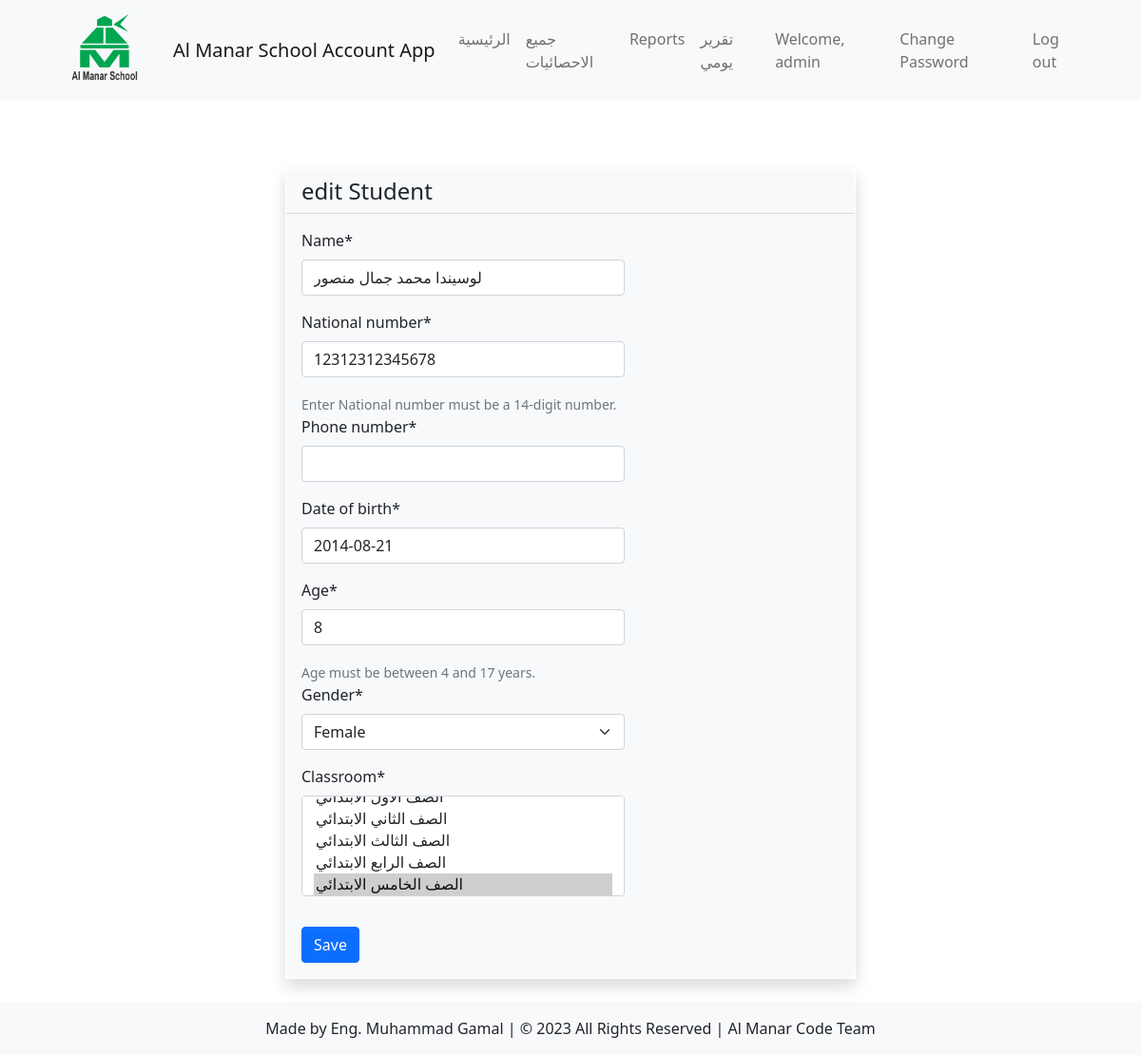
The page /students/edit_student/1/ (signed in) on the database as committed earlier.
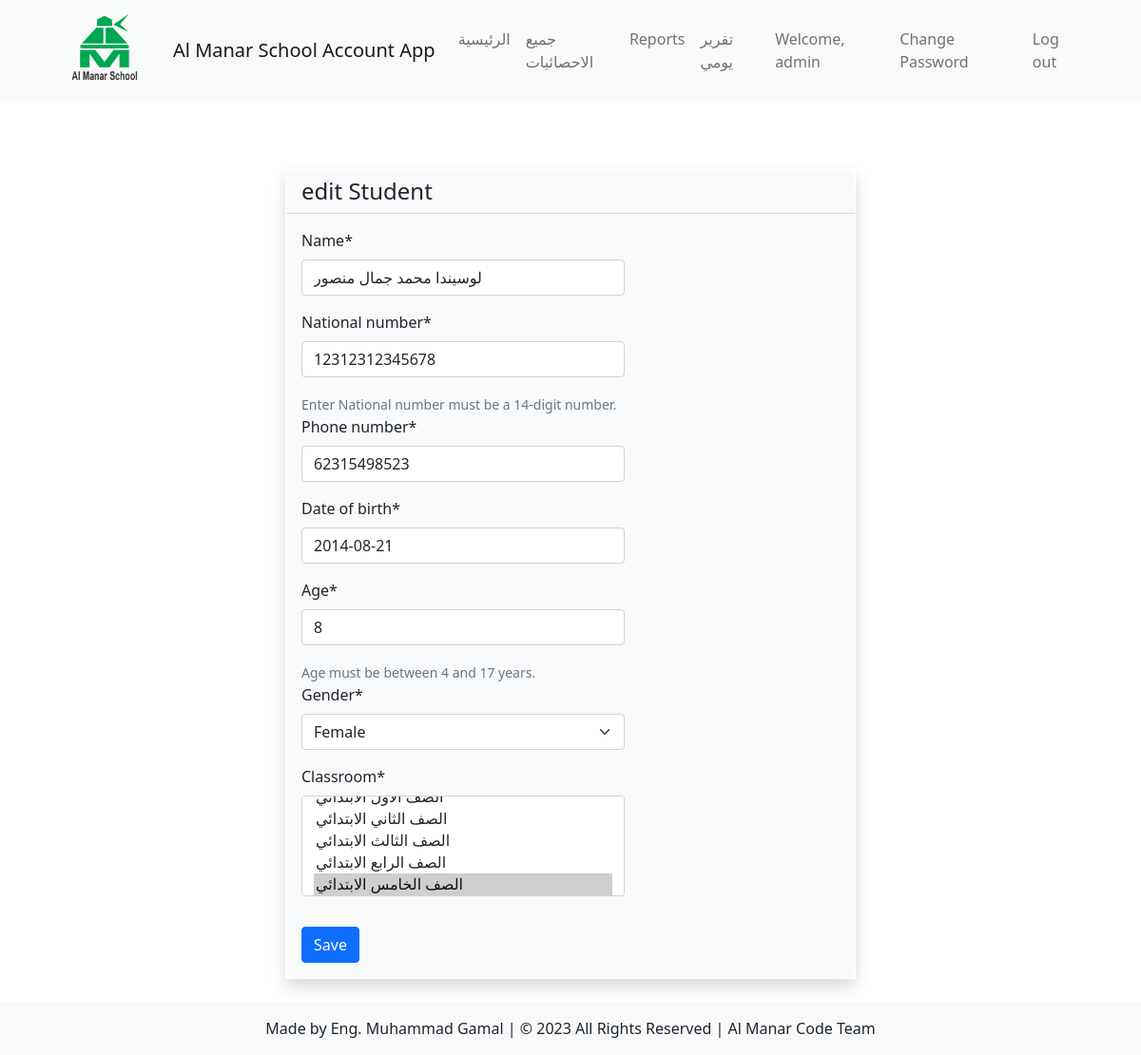
The same page on the database as committed later.
### students/models.py (models this page shows, shortened)
class Student(models.Model):
    GENDER_CHOICES = (
        ('', '---------'),
        ('M', 'Male'),
        ('F', 'Female'),
    )
    DISCOUNT_CHOICES = (
        ('NONE', 'No Discount'),
        ('CHAIRMAN', 'Chairman of the Board Discount'),
        ('VICE_CHAIRMAN', 'Vice Chairman of the Board Discount'),
        ('EMPLOYEE_CHILD', 'Employee Child Discount'),
        ('ARMED_FORCES', 'Armed Forces Discount'),
    )
    name = models.CharField(max_length=50)
    national_number = models.IntegerField(unique=True)
    age = models.IntegerField()
    gender = models.CharField(max_length=1, choices=GENDER_CHOICES)
    date_of_birth = models.DateField()
    academic_year = models.ForeignKey(AcademicYear, on_delete=models.CASCADE, default=timezone.now, null=True, blank=True)
    classroom = models.ManyToManyField(Classroom)
    total_payments = models.DecimalField(max_digits=8, decimal_places=2, default=0, null=True, blank=True)
    total_owed = models.DecimalField(max_digits=8, decimal_places=2, default=0, null=True, blank=True)
    phone_number = models.CharField(max_length=20, default='')
    discount = models.CharField(max_length=20, choices=DISCOUNT_CHOICES, default='NONE')

### students/views.py (the view)
# urls.py: path('edit_student/<int:pk>/', views.edit_student, name='edit_student'),
@never_cache
@login_required
def edit_student(request, pk):
    student = get_object_or_404(Student, pk=pk)
    if request.method == 'POST':
        form = Student_edit_Form(request.POST, instance=student)
        if form.is_valid():
            form.save()
            messages.success(request, 'Student information updated successfully!')
            return redirect('students:student_list')
    else:
        form = Student_edit_Form(instance=student)
    context = {
        'form': form,
        'title': 'Edit Student',
    }
    return render(request, 'students/edit_student_form.html', context)

### students/forms.py
class Student_edit_Form(forms.ModelForm):
    class Meta:
        model = Student
        fields = ['name', 'national_number', 'phone_number', 'gender', 'age', 'date_of_birth', 'classroom']

### students/models.py (called while the page is built)
    def __str__(self):
        return self.name

### students/templates/students/edit_student_form.html (shortened to what this page needs)
{% extends 'students/base/administration_navbar.html' %}
{% load crispy_forms_tags %}
{% block content %}
      <div class="container mt-5">
        <div class="row justify-content-center">
          <div class="col-md-8">
            <div class="card border-white rounded-0 shadow">
              <div class="card-header bg-light rounded-top">
                <h4 class="mb-0">edit Student</h4>
              </div>
              <div class="card-body bg-light rounded-bottom">
                <form method="post" novalidate style="width: 60%;">
                  <div class="form-group">
                    {{ form.name|as_crispy_field }}
                  </div>
                  <div class="form-group">
                    {{ form.national_number|as_crispy_field }}
                    <small class="form-text text-muted">
                      Enter National number must be a 14-digit number.
                    </small>
                  </div>
                  <div class="form-group">
                    {{ form.phone_number|as_crispy_field }}
                  </div>
                  <div class="form-group">
                    {{ form.date_of_birth|as_crispy_field }}
                  </div>
                  <div class="form-group">
                    {{ form.age|as_crispy_field }}
                    <small class="form-text text-muted">
                      Age must be between 4 and 17 years.
                    </small>
                  </div>
                  <div class="form-group">
                    {{ form.gender|as_crispy_field }}
                  </div>
                  <div class="form-group">
                    {{ form.classroom|as_crispy_field }}
                  </div>
                  <div class="form-group text-right">
                    <button type="submit" class="btn btn-primary mt-3 my-btn" >Save</button>
                  </div>
                </form>
              </div>
            </div>
          </div>
        </div>
      </div>
{% endblock %}

Rows that differ between the two databases and show on the page:
changed Student "لوسيندا محمد جمال منصور": phone_number (not shown) → "62315498523"
